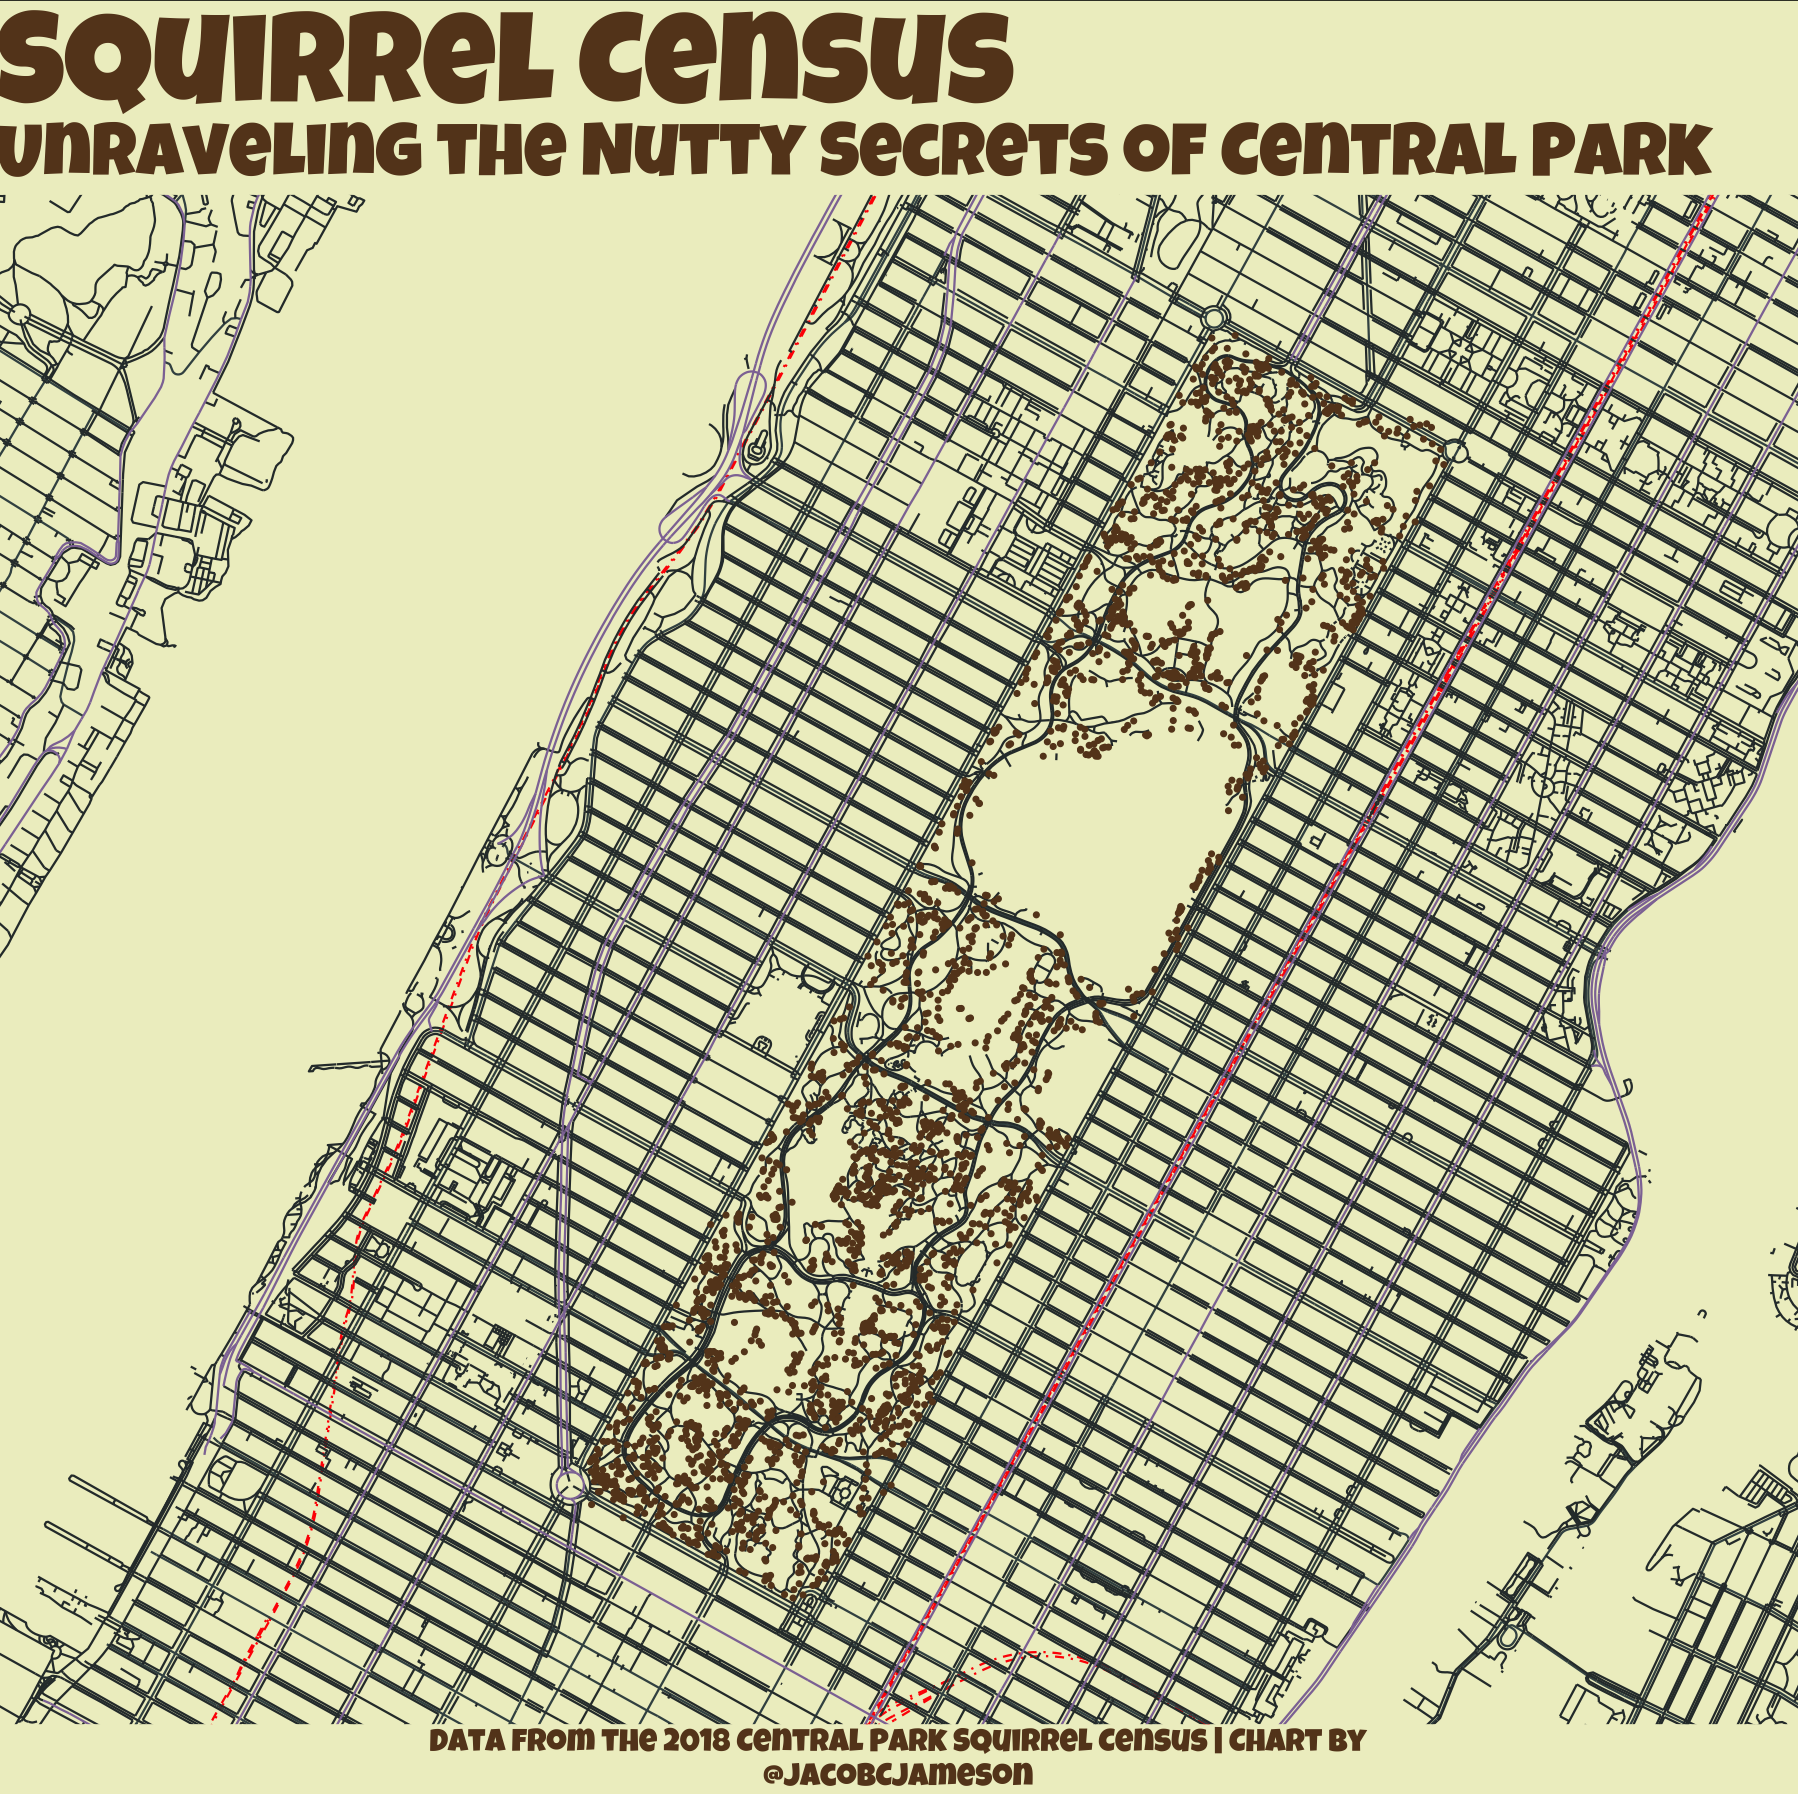

Generate this figure with R:
# ------------------------------------------------------------------------
# WEEK 21 #TidyTuesday
# AUTHOR: Jacob Jameson
# THEME: "Squirrel Census"
# ------------------------------------------------------------------------

# load packages ----------------------------------------------------------
rm(list = ls())

libs <- c("tidyverse", "tidytuesdayR", 'sf',
          'osmdata', 'rjson', 'ggmap', 'showtext',
          'sjPlot', 'ggimage')

installed_libs <- libs %in% rownames (installed.packages ())
if (any (installed_libs == F)) {
  install.packages (libs[!installed_libs])
}

invisible(lapply (libs, library, character.only = T))

font_add_google("Luckiest Guy")
showtext_auto()



# load dataset ------------------------------------------------------------

tuesdata <- tidytuesdayR::tt_load('2023-05-23')
data <- tuesdata$squirrel_data


# wrangle data ------------------------------------------------------------

big_streets <- getbb("Manhattan NY") %>%
  opq() %>%
  add_osm_feature(key = "highway", 
                  value = c("motorway", "primary", "motorway_link", "primary_link")) %>%
  osmdata_sf()

med_streets <- getbb("Manhattan NY")%>%
  opq()%>%
  add_osm_feature(key = "highway", 
                  value = c("secondary", "tertiary", "secondary_link", "tertiary_link")) %>%
  osmdata_sf()

small_streets <- getbb("Manhattan NY")%>%
  opq()%>%
  add_osm_feature(key = "highway", 
                  value = c("residential", "living_street",
                            "unclassified",
                            "service", "footway")) %>%
  osmdata_sf()

water_osm <- opq("Manhattan NY") %>%
  add_osm_feature(key = "natural", value = "water") %>%
  osmdata_sf() %>% 
  unname_osmdata_sf()

railway <- getbb("Manhattan NY")%>%
  opq()%>%
  add_osm_feature(key = "railway", value="rail") %>%
  osmdata_sf()

central_park <- getbb("Central Park, New York") %>%
  opq() %>%
  add_osm_feature(key = "leisure") %>%
  osmdata_sf()

# plot --------------------------------------------------------------------

ggplot() +
  geom_sf(data = central_park$osm_polygons,
          inherit.aes = FALSE,
          fill = "green",  
          color = "green",  
          size = 0.5,
          alpha = .6) +
  geom_sf(data = water_osm$osm_lines,
          inherit.aes = FALSE,
          color = "blue",
          lwd = 0,
          alpha = .3) +
  geom_sf(data = railway$osm_lines,
          inherit.aes = FALSE,
          color = "red",
          size = .2,
          linetype="dotdash") +
  geom_sf(data = med_streets$osm_lines,
          inherit.aes = FALSE,
          color = "#3F5151",
          size = .3) +
  geom_sf(data = small_streets$osm_lines,
          inherit.aes = FALSE,
          color =  "#2f3737",
          size = .2) +
  geom_sf(data = big_streets$osm_lines,
          inherit.aes = FALSE,
          color = "#8e76a4",
          size = .5) +
  coord_sf(ylim = c(40.763331, 40.802099), 
           xlim = c(-74, -73.939647),
           expand = T)  +
  theme_void() +
  theme(
    plot.background = element_rect(fill = "#eeefc9"),
    plot.title = element_text(
      size = 60,
      family = "Luckiest Guy",
      face = "bold",
      hjust = 0,
      vjust = 1,  
      color = "#654321"
    ),
    plot.subtitle = element_text(
      family = "Luckiest Guy",
      size = 35,
      color = "#654321",
      hjust = 0,
      margin = margin(2, 0, 5, 0)
    ),
    plot.caption = element_text(
      size = 15,
      family = "Luckiest Guy",
      color = "#654321",
      hjust = 0.5,
      margin = margin(2, 0, 5, 0)
    )
  ) +
  geom_point(
    data = data,
    aes(x = X, y = Y),
    size = 0.9,
    fill = "#654321",
    color = "#654321",
    pch = 21) +
  labs(
    title = "Squirrel Census",
    subtitle = "Unraveling the Nutty Secrets of Central Park",
    caption = str_wrap(
      "Data from the 2018 Central Park Squirrel Census | Chart by @JacobCJameson\n",
      70
    )
  )
